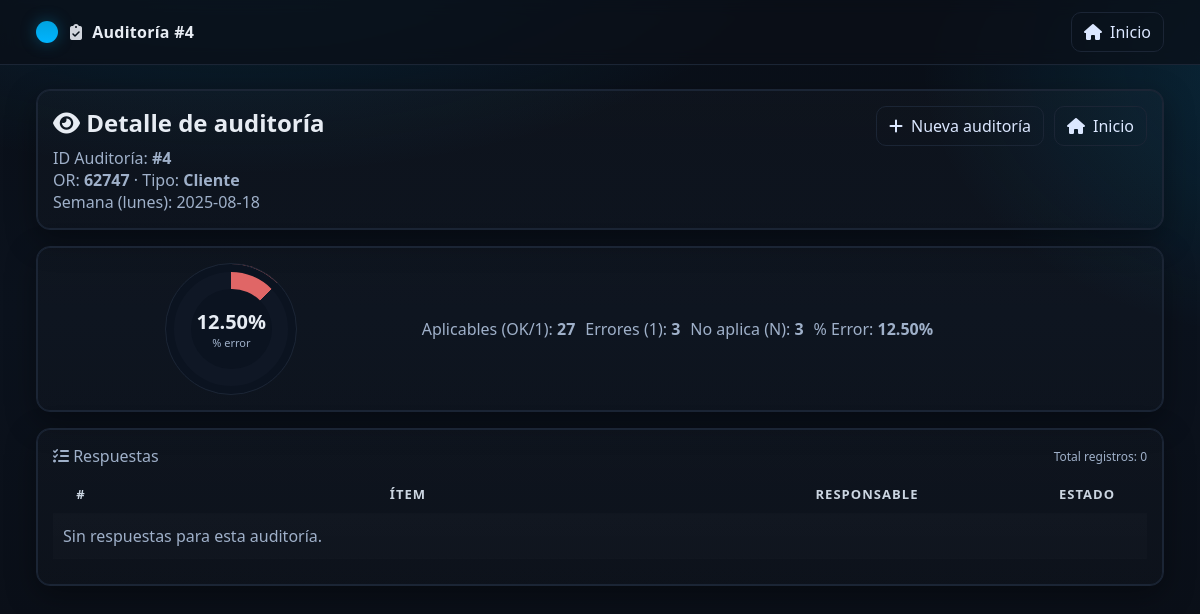
Screenshot of /view_audit.php?id=4 with the database file from the repository.
### tables this page shows
CREATE TABLE `audits` (
  `id` int(11) NOT NULL,
  `order_id` int(11) NOT NULL,
  `audited_at` datetime NOT NULL DEFAULT current_timestamp(),
  `total_items` int(11) NOT NULL DEFAULT 0,
  `errors_count` int(11) NOT NULL DEFAULT 0,
  `not_applicable_count` int(11) NOT NULL DEFAULT 0,
  `error_percentage` decimal(5,2) NOT NULL DEFAULT 0.00
);

CREATE TABLE `orders` (
  `id` int(11) NOT NULL,
  `order_number` varchar(50) NOT NULL,
  `order_type` enum('cliente','garantia','interna') NOT NULL,
  `auditor` varchar(100) DEFAULT NULL,
  `week_date` date DEFAULT NULL,
  `notes` text DEFAULT NULL,
  `created_at` timestamp NOT NULL DEFAULT current_timestamp()
);

### public/view_audit.php (the view, shortened to what this page needs)
<?php
$pdo = db();
function h($s){ return htmlspecialchars((string)$s, ENT_QUOTES, 'UTF-8'); }
$auditId = isset($_GET['id']) ? (int)$_GET['id'] : 0;
$errMsg = null;
$hdr = null;
$rows = [];
$app = $err = $na = 0;
$pct = 0.0;
if ($auditId <= 0) {
  $errMsg = 'Falta el parámetro ?id de la auditoría.';
} else {
  try {
    $stmt = $pdo->prepare("
      SELECT
        a.id,
        a.order_id,
        a.total_items,
        a.errors_count,
        a.not_applicable_count,
        a.error_percentage,
        o.order_number,
        o.order_type,
        o.week_date
      FROM audits a
      JOIN orders o ON o.id = a.order_id
      WHERE a.id = :id
      LIMIT 1
    ");
    $stmt->execute([':id' => $auditId]);
    $hdr = $stmt->fetch(PDO::FETCH_ASSOC);
    if (!$hdr) {
      $errMsg = 'La auditoría no existe (id inválido).';
    } else {
      $stmt2 = $pdo->prepare("
        SELECT
          aa.item_id,
          aa.value,
          aa.responsable_text,
          COALESCE(aa.question_text, ci.question) AS question,
          ci.item_order
        FROM audit_answers aa
        LEFT JOIN checklist_items ci ON ci.id = aa.item_id
        WHERE aa.audit_id = :id
        ORDER BY ci.item_order ASC, aa.item_id ASC
      ");
      $stmt2->execute([':id' => $auditId]);
      $rows = $stmt2->fetchAll(PDO::FETCH_ASSOC);
      $app = (int)($hdr['total_items'] ?? 0);
      $err = (int)($hdr['errors_count'] ?? 0);
      $na  = (int)($hdr['not_applicable_count'] ?? 0);
      $pct = (float)($hdr['error_percentage'] ?? 0);
    }
  } catch (Throwable $e) {
    $errMsg = 'Error al leer la auditoría: ' . $e->getMessage();
  }
}
?>
<!doctype html>
<html lang="es">
<head>
  <link href="https://cdnjs.cloudflare.com/ajax/libs/font-awesome/6.5.2/css/all.min.css" rel="stylesheet">
</head>
<body>
  <div class="appbar">
    <div class="appbar-inner">
      <div class="dot"></div>
      <div class="brand">
        <i class="fa-solid fa-clipboard-check"></i>
        <span><?= $hdr ? 'Auditoría #'.(int)$hdr['id'] : 'Ver auditoría' ?></span>
      </div>
      <a class="btn" href="index.php"><i class="fa-solid fa-house"></i> Inicio</a>
    </div>
  </div>
  <div class="wrap">
    <?php if ($errMsg): ?>
      <div class="card">
        <h2 style="margin:0 0 6px">No se pudo mostrar</h2>
        <p class="muted" style="margin:0 0 12px"><?= $errMsg ?></p>
        <div style="display:flex; gap:10px; flex-wrap:wrap">
          <a class="btn" href="index.php"><i class="fa-solid fa-house"></i> Inicio</a>
        </div>
      </div>
    <?php else: ?>
      <?php
        $typeMap = ['cliente'=>'Cliente','garantia'=>'Garantía','interna'=>'Interna'];
        $typeLabel = $typeMap[$hdr['order_type']] ?? ucfirst((string)$hdr['order_type']);
      ?>
      <div class="card grid">
        <div class="col-6">
          <h2 style="margin:0 0 8px"><i class="fa-solid fa-eye"></i> Detalle de auditoría</h2>
          <p class="muted" style="margin:0">ID Auditoría: <b>#<?= (int)$hdr['id'] ?></b></p>
          <p class="muted" style="margin:0">OR: <b><?= h($hdr['order_number']) ?></b> · Tipo: <b><?= h($typeLabel) ?></b></p>
          <p class="muted" style="margin:0">Semana (lunes): <?= h($hdr['week_date']) ?></p>
        </div>
        <div class="col-6" style="display:flex; gap:10px; justify-content:flex-end; align-items:flex-start; flex-wrap:wrap">
          <a class="btn" href="create.php"><i class="fa-solid fa-plus"></i> Nueva auditoría</a>
          <a class="btn" href="index.php"><i class="fa-solid fa-house"></i> Inicio</a>
        </div>
      </div>
      <div class="card grid" style="align-items:center">
        <div class="col-4">
          <div class="donut" id="donutPct">
            <div class="center">
              <div class="big" id="pctTxt"><?= h(number_format($pct,2)) ?>%</div>
              <div class="sub">% error</div>
            </div>
          </div>
        </div>
        <div class="col-8" style="display:flex; gap:10px; flex-wrap:wrap; align-items:center">
          <div class="muted">Aplicables (OK/1): <b id="st-app"><?= (int)$app ?></b></div>
          <div class="muted">Errores (1): <b id="st-err"><?= (int)$err ?></b></div>
          <div class="muted">No aplica (N): <b id="st-na"><?= (int)$na ?></b></div>
          <div class="muted">% Error: <b id="st-pct"><?= h(number_format($pct,2)) ?>%</b></div>
        </div>
      </div>
      <div class="card">
        <div style="display:flex; justify-content:space-between; align-items:center; margin-bottom:8px">
          <div class="muted"><i class="fa-solid fa-list-check"></i> Respuestas</div>
          <div class="muted" style="font-size:12px">Total registros: <?= count($rows) ?></div>
        </div>
        <div style="overflow:auto">
          <table>
            <thead>
              <tr>
                <th style="width:56px">#</th>
                <th>Ítem</th>
                <th style="width:320px">Responsable</th>
                <th style="width:120px">Estado</th>
              </tr>
            </thead>
            <tbody>
              <?php if (!empty($rows)): ?>
                <?php foreach ($rows as $r): ?>
                  <tr>
                    <td class="num"><?= h((string)($r['item_order'] ?? '')) ?></td>
                    <td><?= h($r['question'] ?? '') ?></td>
                    <td><?= h($r['responsable_text'] ?? '') ?></td>
                    <td>
                      <?php
                        $v = strtoupper(trim((string)($r['value'] ?? '')));
                        if ($v === '1'){
                          echo '<span class="badge-err">1</span>';
                        } elseif ($v === 'N'){
                          echo '<span class="badge-na">N</span>';
                        } else {
                          echo '<span class="badge-ok">OK</span>';
                        }
                      ?>
                    </td>
                  </tr>
                <?php endforeach; ?>
              <?php else: ?>
                <tr><td colspan="4" class="muted">Sin respuestas para esta auditoría.</td></tr>
              <?php endif; ?>
            </tbody>
          </table>
        </div>
      </div>
    <?php endif; ?>
  </div>
</body>
</html>

### public/view_audit.php (style rules this page uses)
:root { --bg:#0a0f18; --bg2:#0b121d; --surface:#101826; --surface2:#0f1725; --border:#1b2535; --text:#e7ecf3; --muted:#9fb0c9; --accent:#00A3E0; --accent-2:#00b4ff; --ok-b:#2ea26d; --err-b:#d35b5b; --na-b:#5aa1ff; --sel:#111c2f; --chip:#0c1420; --radius:14px; --ok-c:#2ea26d; --err-c:#e06666; --na-c:#5aa1ff; --bg-donut:#0f1725; }
* { box-sizing:border-box }
body { margin:0; font-family:system-ui, Segoe UI, Roboto, Arial, sans-serif; color:var(--text); background: radial-gradient(1200px 600px at 20% -20%, rgba(0,163,224,.18), transparent 50%), radial-gradient(1000px 700px at 110% 10%, rgba(0,163,224,.18), transparent 40%), linear-gradient(180deg,#0a0f18, #0b121d 50%, #0a0f18 100%); }
a { color:#cfe3ff; text-decoration:none }
.appbar { position:sticky; top:0; z-index:20; background:rgba(10,15,24,.7); backdrop-filter: blur(8px); border-bottom:1px solid var(--border) }
.appbar-inner { width:min(1200px, 94vw); margin:0 auto; padding:12px 0; display:flex; gap:12px; align-items:center }
.dot { width:22px; height:22px; border-radius:999px; background:linear-gradient(180deg,var(--accent),var(--accent-2)); box-shadow:0 0 16px rgba(0,163,224,.35) }
.brand { font-weight:800; letter-spacing:.25px; display:flex; align-items:center; gap:10px }
.brand i { opacity:.9 }
.btn { display:inline-flex; align-items:center; gap:8px; border:1px solid var(--border); color:#dbe7ff; background:transparent; padding:8px 12px; border-radius:10px }
.wrap { width:min(1200px, 94vw); margin:24px auto 40px }
.card { background:linear-gradient(180deg, rgba(255,255,255,.015), rgba(255,255,255,.01)); border:1px solid var(--border); border-radius:14px; box-shadow: 0 10px 30px rgba(0,0,0,.35), inset 0 0 0 1px var(--border); padding:16px; margin:16px 0 }
.grid { display:grid; gap:12px; grid-template-columns:repeat(12,1fr) }
.col-4 { grid-column:span 4 }
.col-6 { grid-column:span 6 }
.col-8 { grid-column:span 8 }
.muted { color:var(--muted) }
table { width:100%; border-collapse:separate; border-spacing:0 10px }
thead th { font-size:13px; color:#cbd5e1; text-transform:uppercase; letter-spacing:.08em; padding:0 10px }
tbody tr { background:linear-gradient(180deg, rgba(255,255,255,.015), rgba(255,255,255,.01)); border:1px solid var(--border); border-radius:12px; overflow:hidden; }
tbody td { padding:12px 10px; vertical-align:middle }
.donut { position:relative; width:132px; aspect-ratio:1/1; border-radius:50%; background: conic-gradient(var(--bg-donut) 0 100%); display:flex; align-items:center; justify-content:center; margin:auto; border:1px solid var(--border); box-shadow: inset 0 0 0 8px #0b1320; }
.donut .center { position:absolute; width:62%; height:62%; border-radius:50%; background:#0b1320; display:flex; align-items:center; justify-content:center; flex-direction:column; text-align:center; padding:6px; }
.donut .big { font-size:20px; font-weight:800; }
.donut .sub { font-size:11px; color:#9fb0c9 }

### rows the page displays
audits: id "4", order.order_number "62747", order.order_type "Cliente", order.week_date "2025-08-18", error_percentage "12.50", total_items "27", errors_count "3", not_applicable_count "3"

### other values shown
count($rows) "0"
